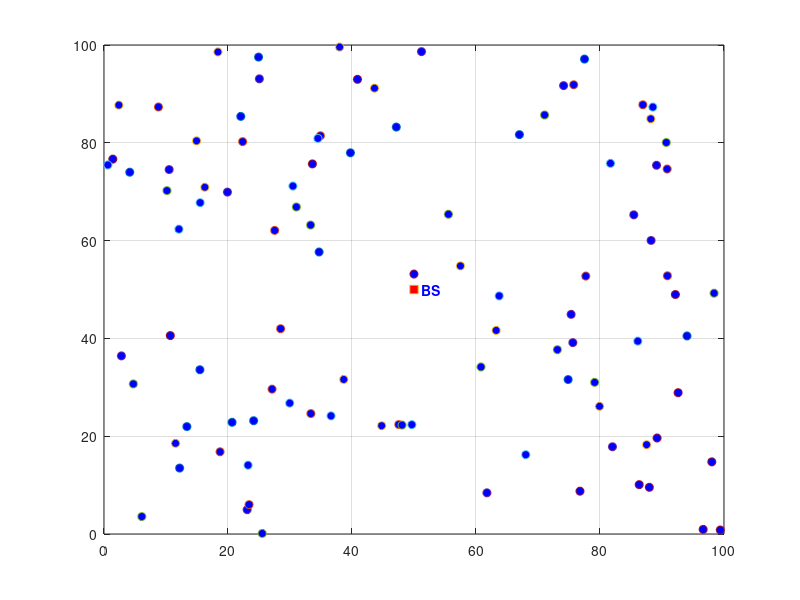

Here is the MATLAB script that generated this plot:
xm=100;
ym=100;
 
%x and y Coordinates of the sink
sink.x=50;
sink.y=50;
 
%Number of Nodes in the Field
n=100;
Tc= 20;
 
Rmax = 30;

%Eelc=Etx=Erx
ETX=50* 10^-9;
ERX=50* 10^-9;
%Transmit Amplifier types
Efs=10* 10^-12;              
Emp=0.0013* 10^-12;            
%Data Aggregation Energy
EDA=5* 10^-9;

%maximum number of round 
rmax = 1000;

%Computation of do
d0 = sqrt(Efs/Emp);

bit = 4000;
%fis1 = readfis('newfibo');

%Creation of the random Sensor Network
figure(1);

for i=1:1:n
    S(i).Initial_energy = 0.5;
    S(i).RE = S(i).Initial_energy;
    S(i).xd=rand(1,1)*xm;
    S(i).yd=rand(1,1)*ym;
    S(i).type = 'N';
    S(i).id=i;
    S(i).state = 'Initial_State';
    S(i).distoBS = norm([S(i).xd-50 S(i).yd-50]);
    plot(S(i).xd,S(i).yd,'o','MarkerFaceColor','b');
    hold on;
end
S(n+1).xd = sink.x;
S(n+1).yd = sink.y;
plot(sink.x, sink.y, 's', 'MarkerFaceColor', 'red');
text(sink.x, sink.y,'  BS','Color','b','FontWeight','b');
hold on;
grid on;
save('new_fibo.mat');

